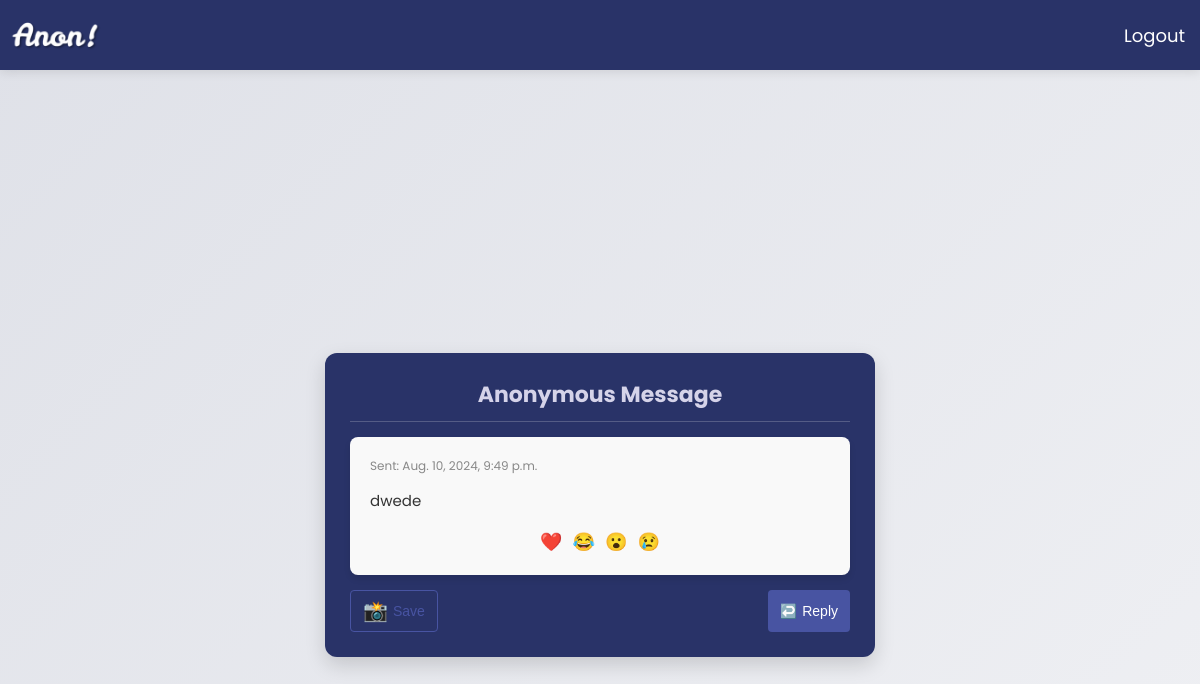
Page /message/1/ (signed in) on the earlier database version.
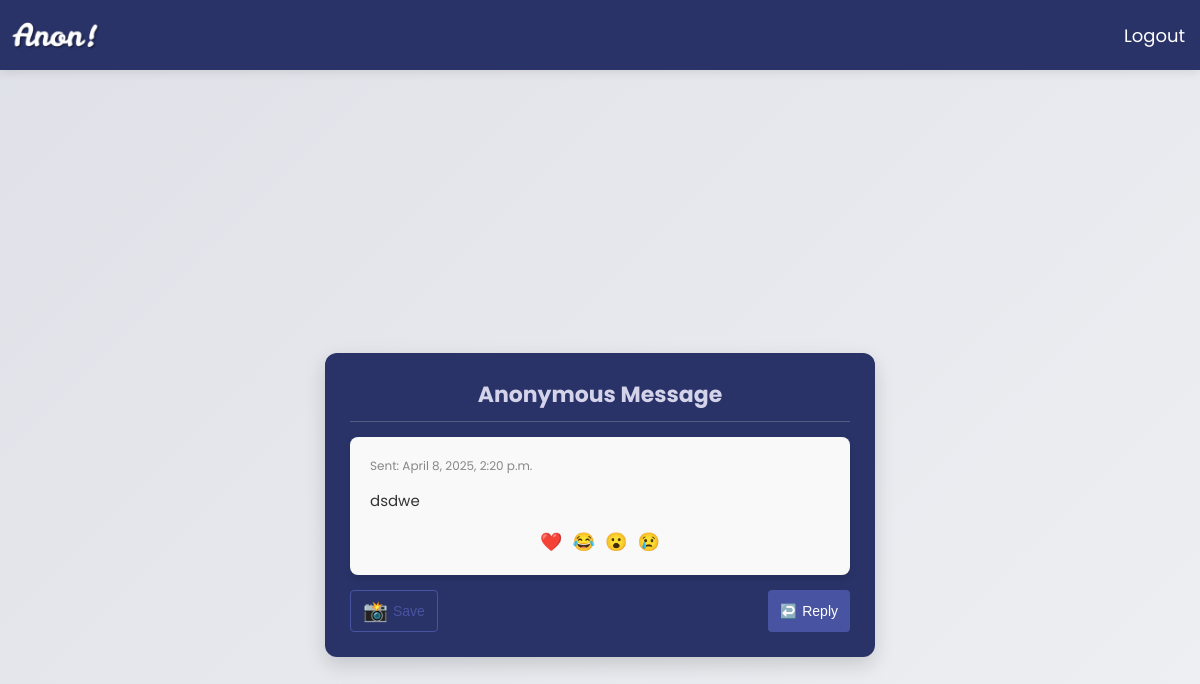
Same page on the later database version.
### main/models.py (models this page shows, shortened)
class Message(models.Model):
    recipient = models.ForeignKey(User, on_delete=models.CASCADE, related_name='messages')
    content = models.TextField()
    timestamp = models.DateTimeField(auto_now_add=True)
    is_read = models.BooleanField(default=False)

### main/views.py (the view)
# urls.py: path('message/<int:message_id>/', views.message_detail, name="message_detail"),
@login_required
def message_detail(request, message_id):
    message = get_object_or_404(Message, id=message_id)
    if message.recipient != request.user:
        return HttpResponseForbidden("You are not allowed to view this message as it was not sent to you.")
    message.is_read = True
    return render(request, 'main/message_detail.html', {'message': message})

### main/templates/main/message_detail.html (shortened to what this page needs)
{% extends "main/base.html" %}
{% load static %}
{% block nav_links %}
    <a href="{% url 'logout' %}" class="nav-link">Logout</a>
{% endblock nav_links %}
{% block content %}
<div class="message-wrapper">
    <div class="message-con">
        <div class="msg-head"><span class="title">Anonymous Message</span></div>
        <div class="message">
            <small>Sent: {{ message.timestamp }}</small>
            <p>{{ message.content|safe|linebreaksbr }}</p>
            <div class="reactions">
                <span class="reaction" title="Love">❤️</span>
                <span class="reaction" title="Laugh">😂</span>
                <span class="reaction" title="Wow">😮</span>
                <span class="reaction" title="Sad">😢</span>
            </div>
        </div>
        <div class="action-buttons">
            <button class="btn btn-outline" onclick="captureSnapshot(this)">
                <span class="camera-icon">📸</span> Save
            </button>
            <button class="btn btn-primary">
                <span>↩️</span> Reply
            </button>
        </div>
    </div>
</div>
{% endblock content %}

### main/templates/main/base.html (shortened to what this page needs)
{% load static %}
<!DOCTYPE html>
<html lang="en">
<head>
</head>
<body>
    {% block header %}
    <header class="header">
        <div class="logo"><img src="{% static 'main/logo.png' %}" alt="logo" class="logo"></div>
        <nav class="nav">
            {% block nav_links %}{% endblock nav_links %}
        </nav>
    </header>
    {% endblock header %}
    <div class="content-wrapper" id="contentWrapper">
        {% block content %}{% endblock content %}
    </div>
</body>
</html>

### main/templates/main/base.html (style rules this page uses)
body, html { margin: 0; padding: 0; font-family: 'Poppins', 'Arial', sans-serif; color: #333; min-height: 100vh; width: 100%; overflow-x: hidden; }
body { background: linear-gradient(135deg, #dfe1e8, #ffffff, #e4e2f8); background-size: 400% 400%; animation: gradientAnimation 10s ease infinite; }
.header { display: flex; justify-content: space-between; align-items: center; background-color: #293368; color: white; position: relative; z-index: 10; height: 70px; box-shadow: 0 2px 10px rgba(0, 0, 0, 0.1); }
.header .logo img { height: 230px; width: auto; display: block; margin: 0; padding: 0; margin-right: -50px; position: relative; left: -60px; }
.logo { font-size: 24px; font-weight: bold; color: #d5d3e9; }
.nav { display: none; }
.nav-link { color: white; text-decoration: none; margin: 0 15px; font-size: 18px; transition: color 0.3s; }
@media (min-width: 768px) { .nav { display: flex; } }
.content-wrapper { transition: opacity 0.3s ease; }

### main/templates/main/message_detail.html (style rules this page uses)
.message-wrapper { display: flex; justify-content: center; align-items: center; min-height: calc(100vh - 70px); padding-top: 70px; }
.message-con { background-color: #293368; padding: 25px; box-shadow: 0 8px 20px rgba(0, 0, 0, 0.15); border-radius: 12px; max-width: 500px; width: 90%; color: white; position: relative; transition: transform 0.3s ease; }
.msg-head { text-align: center; margin-bottom: 15px; padding-bottom: 10px; border-bottom: 1px solid rgba(255,255,255,0.2); }
.msg-head .title { font-size: 22px; font-weight: bold; color: #d5d3e9; }
.message { background-color: #f9f9f9; padding: 20px; border-radius: 8px; color: #333; font-size: 15px; position: relative; box-shadow: 0 4px 6px rgba(0, 0, 0, 0.1); }
.message small { display: block; color: #888; font-size: 12px; margin-bottom: 10px; }
.message p { line-height: 1.5; }
.action-buttons { display: flex; justify-content: space-between; margin-top: 15px; }
.btn { padding: 8px 12px; border-radius: 4px; cursor: pointer; font-size: 14px; transition: all 0.2s ease; border: none; display: flex; align-items: center; gap: 5px; }
.btn-primary { background-color: #4854a2; color: white; }
.btn-outline { background-color: transparent; border: 1px solid #4854a2; color: #4854a2; }
.camera-icon { cursor: pointer; font-size: 20px; color: #4854a2; }
.reactions { display: flex; gap: 10px; margin-top: 15px; justify-content: center; }
.reaction { cursor: pointer; font-size: 18px; transition: transform 0.2s ease; }

Differences in the rows shown:
changed Message: timestamp "Aug. 10, 2024, 9:49 p.m." → "April 8, 2025, 2:20 p.m."; content "dwede" → "dsdwe"
